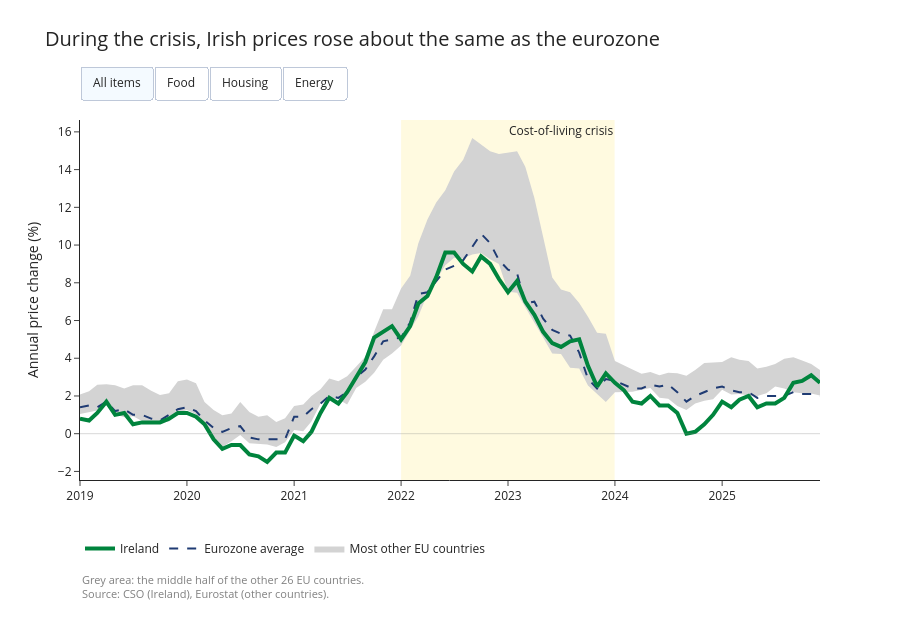

The notebook cell this image was saved under:
### Markdown cell above
### 2.7 Styling of the final chart

### Code cell
# Source: Plotly shapes, https://plotly.com/python/horizontal-vertical-shapes/

# Shade the crisis years
final_chart.add_vrect(x0="2022-01-01", x1="2023-12-31", fillcolor="gold", opacity=0.12,
                      line_width=0, layer="below", annotation_text="Cost-of-living crisis")

# Line at 0%
final_chart.add_hline(y=0, line_color="grey", line_width=1)

# No hover for the grey band
final_chart.update_traces(hoverinfo="skip", selector=dict(showlegend=False))
final_chart.update_traces(hoverinfo="skip", selector=dict(name="Most other EU countries"))

# Source note under the chart
final_chart.add_annotation(text="Grey area: the middle half of the other 26 EU countries.<br>"
                                "Source: CSO (Ireland), Eurostat (other countries).",
                           xref="paper", yref="paper", x=0, y=-0.25, yanchor="top", align="left",
                           showarrow=False, font=dict(size=11, color="grey"))

# Hover, legend under the chart, space at top and bottom
final_chart.update_layout(hovermode="x unified",
                          hoverlabel_namelength=-1,
                          xaxis_hoverformat="%b %Y",
                          legend=dict(orientation="h", y=-0.15),
                          height=640,
                          margin=dict(t=120, b=160),
                          title_y=0.95)
final_chart.show()
